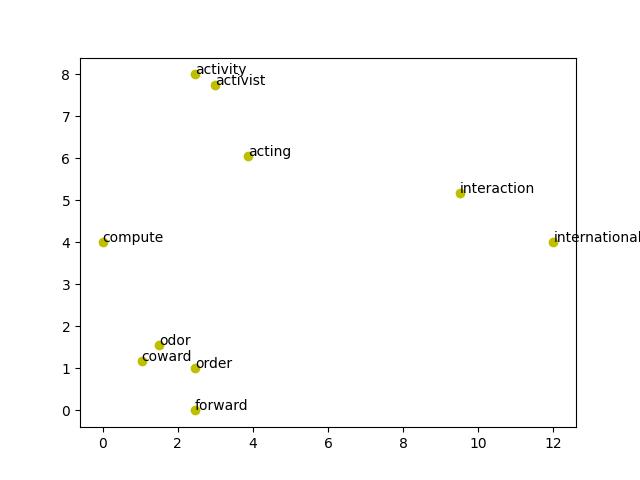

Reproduce this figure in Python.
'''
Chaoyu Li
Date: 2/18/2022
'''
import copy
import numpy as np
import matplotlib.pyplot as plt

dimension = 2
numPoints = 10

# Get two furthest pivot points
def findFarthestPoints(disMatrix):
    numPoints = len(disMatrix)
    # Initialize the first pivot with a random number
    first = np.random.randint(0, numPoints)
    while True:
        second = np.argmax(disMatrix[first])
        temp = np.argmax(disMatrix[second])
        if temp == first:
            break
        else:
            first = second
    # Return a tuple
    result = (min(first, second), max(first, second))
    return result

# Calculate the projecting coordinate with the formula xi = (Dai^2 + Dab^2 - Dbi^2)/(2*Dab)
def projection(disMatrix, pair, point):
    xi = (disMatrix[pair[0]][point] ** 2 + disMatrix[pair[0]][pair[1]] ** 2 -
          disMatrix[pair[1]][point] ** 2) / (2 * disMatrix[pair[0]][pair[1]])
    return xi

# Update the new distance matrix with the formula D'(Oi, Oj) = sqrt(D(Oi, Oj)^2 - (xi-xj)^2)
def updateDisMatrix(disMatrix, X):
    result = copy.deepcopy(disMatrix)
    numPoints = len(disMatrix)
    for i in range(numPoints):
        for j in range(numPoints):
            result[i][j] = np.sqrt(disMatrix[i][j] ** 2 - (X[i] - X[j]) ** 2)
    return result

def fastMap(disMatrix, dimension):
    result = [[] for i in disMatrix]
    for k in range(dimension):
        first, second = findFarthestPoints(disMatrix)
        for index in range(len(disMatrix)):
            if index == first:
                dis = 0
            elif index == second:
                dis = disMatrix[first][second]
            else:
                dis = projection(disMatrix, (first, second), index)
            result[index].append(dis)
        temp = []
        for point in result:
            temp.append(point[-1])

        # Update distance matrix
        disMatrix = updateDisMatrix(disMatrix, temp)

    return result, disMatrix

def plotFastMap2D(result, word_list):
    result = np.asarray(result)
    fig, ax = plt.subplots()
    ax.scatter(result[:, 0], result[:, 1], c='y')
    for index, word in enumerate(word_list):
        ax.annotate(word, (result[index]))
    plt.savefig('FastMap.png')
    plt.close()

if __name__ == '__main__':
    # Read fastMap data
    disMatrix = np.zeros((numPoints, numPoints))
    with open("fastmap-data.txt") as file:
        for line in file:
            first, second, dis = line.split()
            disMatrix[int(first) - 1][int(second) - 1] = float(dis)
            disMatrix[int(second) - 1][int(first) - 1] = float(dis)
    #print(disMatrix)

    # Fastmap
    result, disMatrix = fastMap(disMatrix, dimension)
    print("Distance Matrix:\n", disMatrix)
    print("2D result:\n", result)

    # Read word list
    word_list = []
    with open("fastmap-wordlist.txt") as file2:
        word_list = list(map(str.strip, file2.readlines()))

    for word, point in zip(word_list, result):
        print('"{0}":{1}'.format(word, point))

    # Plot words in 2D space
    plotFastMap2D(result, word_list)